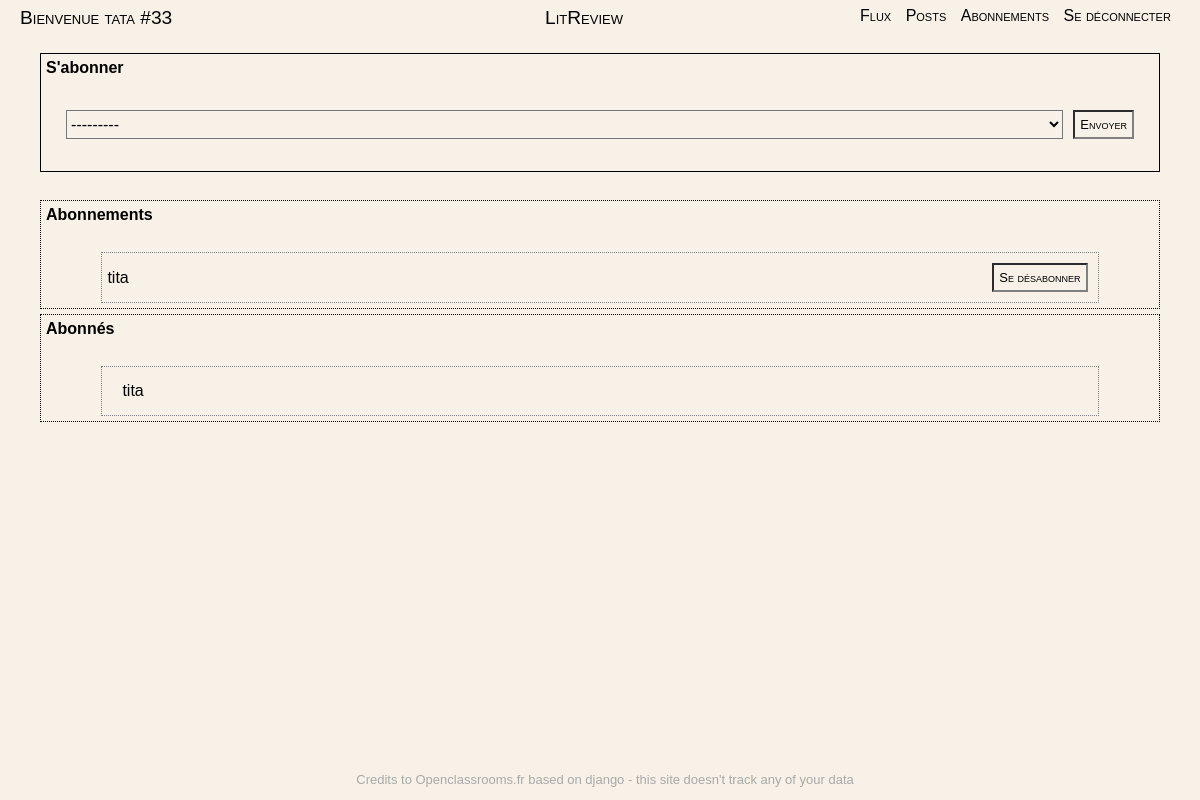
/subscriptions/ (signed in), run on an earlier commit of the app's database.
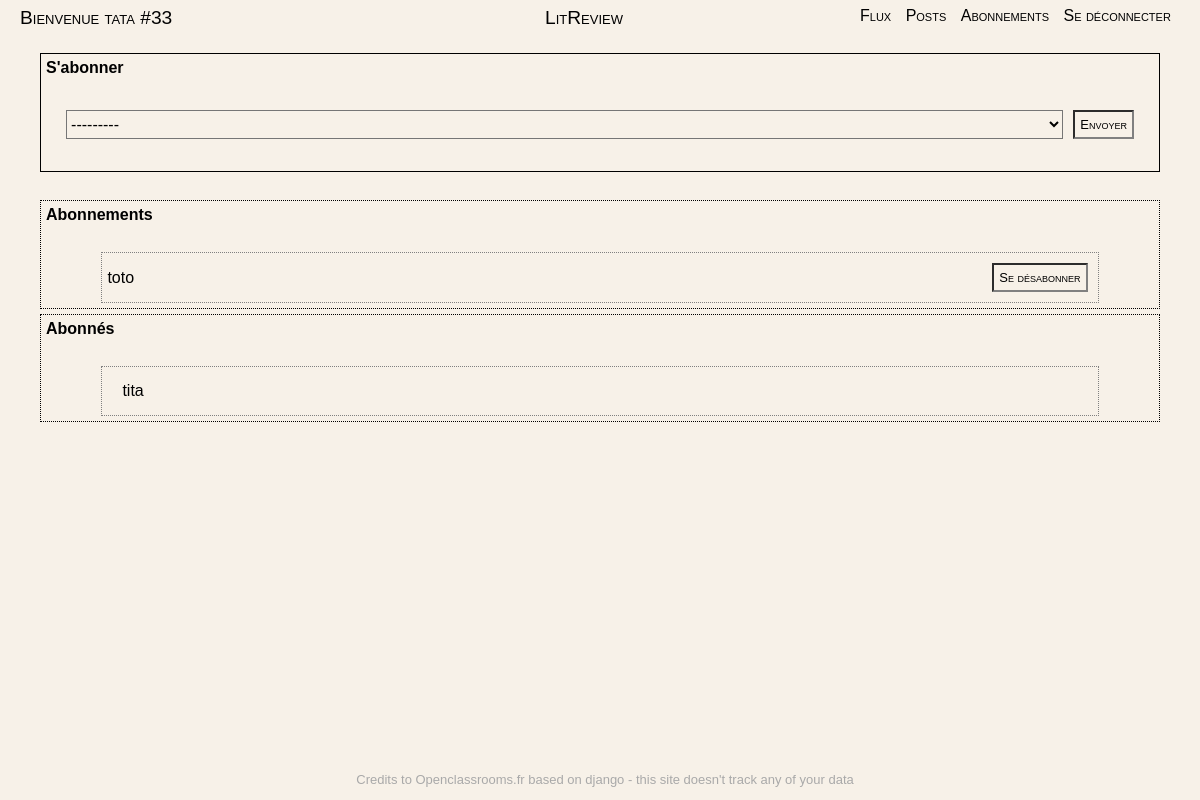
And on a later commit of the database.
### authentication/models.py (models this page shows)
class User(AbstractUser):
    pass

### review/models.py (models this page shows, shortened)
class UserFollows(models.Model):
    user = models.ForeignKey(to=settings.AUTH_USER_MODEL, on_delete=models.CASCADE, related_name="following")
    followed_user = models.ForeignKey(
        to=settings.AUTH_USER_MODEL, on_delete=models.CASCADE, related_name="followed_by"
    )
    class Meta:
        unique_together = (
            "user",
            "followed_user",
        )
        constraints = [
            models.CheckConstraint(
                name="%(app_label)s_%(class)s_prevent_self_follow",
                check=~models.Q(user=models.F("followed_user")),
            ),
        ]

### review/views.py (the view, shortened to what this page needs)
class UserSubscriptionsView(LoginRequiredMixin, CreateView):
    model = UserFollows
    form_class = UserSubscriptionsForm
    template_name = "review/subscriptions.html"
    success_url = reverse_lazy("subscriptions")
    def get(self, request):
        subscription_list = UserFollows.objects.filter(user=self.request.user)
        follower_list = UserFollows.objects.filter(followed_user=self.request.user)
        form = self.form_class(request_user=self.request.user, former_followed_user=subscription_list)
        context = {
            "form": form,
            "form_follower": follower_list,
            "form_subscription": subscription_list,
        }
        return render((request), self.template_name, context=context)

### review/forms.py (shortened to what this page needs)
class UserSubscriptionsForm(ModelForm):
    def __init__(self, *args, **kwargs):
        if kwargs:
            self.request_user = kwargs.pop("request_user")
            self.former_followed_user = kwargs.pop("former_followed_user")
        super(UserSubscriptionsForm, self).__init__(*args, **kwargs)
    class Meta:
        model = models.UserFollows
        fields = ["followed_user"]

### review/templates/review/subscriptions.html (shortened to what this page needs)
{% extends 'base.html' %}
{% load static %}
{% block content %}
<br/>
<div class="subscribe">
    <h2>S'abonner</h2>
    <br/>
    <form method="post"> {% csrf_token %}
        {{ form.followed_user }}
        <button type="submit" value="subscribe">Envoyer</button>
    </form>
</div>
<br/>
<div class="subscription">
    <h2>Abonnements</h2>
    <br/>
    <ul class="subscription-list">
        {% for subs in form_subscription %}
        <li class="subscription-item"> <a>{{subs.followed_user}}</a> <form method="POST" action="{% url 'unsubscribe_user' pk=subs.id  %}">
                {% csrf_token %} <button class="btn btn-default" type="submit">Se désabonner</button> </form>
        </li>
        {% empty %}
        <li>
            <p>Aucun abonnement en ce moment.</p>
        </li>
        {% endfor %}
    </ul>
</div>
<div class="follower">
    <h2>Abonnés</h2>
    <br/>
    <ul class="follower-list">
        {% for subs in form_follower %}
        <li class="follower-item"> <a>{{subs.user}}
            </a> </li>
        {% empty %}
        <li>
            <p>Aucun abonné en ce moment.</p>
        </li>
        {% endfor %}
    </ul>
</div>
<br/>
{% endblock content %}

### litreview/templates/base.html (shortened to what this page needs)
<!DOCTYPE html>
<html>
<head>
    {% load static %}
    <link rel="stylesheet" type="text/css" href="{% static 'app.css' %}">
</head>
<body>
    <div class="navbar">
        {% if user.is_authenticated %}
            <a class="navbar-welcome">Bienvenue {{user.username}} #{{user.id}}</a>
        {% endif %}
        <a  class="navbar-brand">LitReview</a>
        {% if user.is_authenticated %}
        <p  class="navbar-menu">
            <a href="{% url 'feed' %}" class="navbar-item">Flux</a>
            <a href="{% url 'posts' %}" class="navbar-item">Posts</a>
            <a href="{% url 'subscriptions' %}" class="navbar-item">Abonnements</a>
            <a href="{% url 'logout' %}" class="navbar-item">Se déconnecter</a>
        </p>
        {% endif %}
    </div>
    <div class="main">
        {% block content %}
        {% endblock %}
        <footer>
            <div class="footer" aria-disabled="false">
                <p> Credits to Openclassrooms.fr based on django - this site doesn't track any of your data</p>
            </div>
        </footer>
    </div>
</body>
</html>

### litreview/static/app.css (style rules this page uses)
* { margin: 5px; padding: 0; box-sizing: border-box; font-family: 'Trebuchet MS', 'Lucida Sans Unicode', 'Lucida Grande', 'Lucida Sans', Arial, sans-serif; font-size: medium; font-variant-caps: normal; background-color: rgb(247, 241, 232); list-style-type: none; }
.navbar { font-size: 1em; font-variant-caps: small-caps; color: black; }
.navbar a { text-decoration: none; color: inherit; }
.navbar-welcome { font-size: 1.2em; font-weight: lighter; font-variant-caps: small-caps; position: fixed; top: 2px; }
.navbar-brand { font-size: 1.2em; font-weight: lighter; font-variant-caps: small-caps; position: fixed; top: 2px; left: 45%; }
.navbar-menu { margin-left: 70%; position: fixed; overflow: hidden; top: 2px; }
.navbar-item { font-size: 1em; font-variant-caps: small-caps; font-weight: lighter; }
.main { padding: 5px; }
.main { padding: 20px; align-items: normal; justify-content: center; }
.follower { border: dotted 1px black; }
.subscription { border: dotted 1px black; }
.follower-item { display: flex; width: 90%; padding: 15px; margin-left: 5%; border: dotted 1px grey; }
.subscription-item { display: flex; margin-left: 5%; width: 90%; border: dotted 1px grey; }
.follower-item>a, .subscription-item>a { margin-top: auto; margin-bottom: auto; }
.subscription-item>form { margin-left: auto; }
.subscribe { border: solid 1px black; }
.subscribe>form { display: flex; justify-content: center; padding-bottom: 2%; }
#id_followed_user { width: 90% }
#id_followed_user>option:nth-child(1) { content: "nom d'utilisateur"; }
.subscribe>form>button { background-color: rgb(247, 241, 232); border-color: grey; padding: 5px 5px; border-style: inset; text-align: center; text-decoration: none; font-size: small; font-variant-caps: small-caps; }
.btn { background-color: rgb(247, 241, 232); border-color: grey; padding: 5px 5px; border-style: inset; text-align: center; text-decoration: none; font-size: small; font-variant-caps: small-caps; }
.footer { position: fixed; left: 0; bottom: 0; margin-bottom: 0; width: 100%; background-color: rgb(247, 241, 232); }
.footer p { font-size: small; color: darkgrey; text-align: center; padding: 8px 5px 8px 5px; }

What changed in the data, as far as the page shows it:
removed UserFollows: followed_user "tita", shown under "Abonnements"
added UserFollows: followed_user "toto", shown under "Abonnements"
